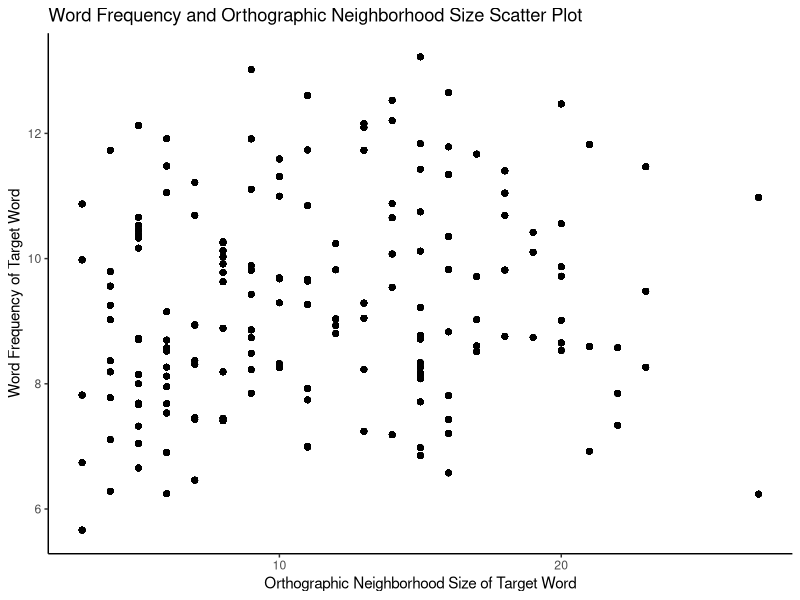
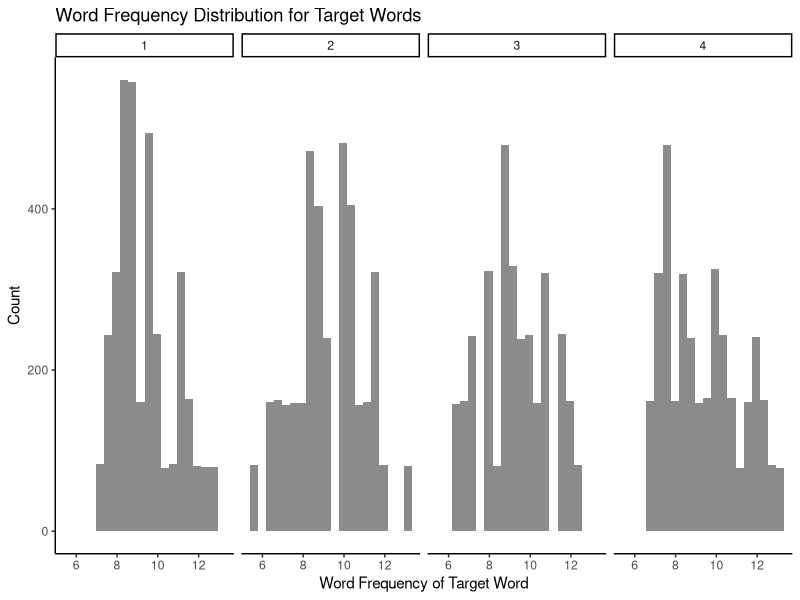
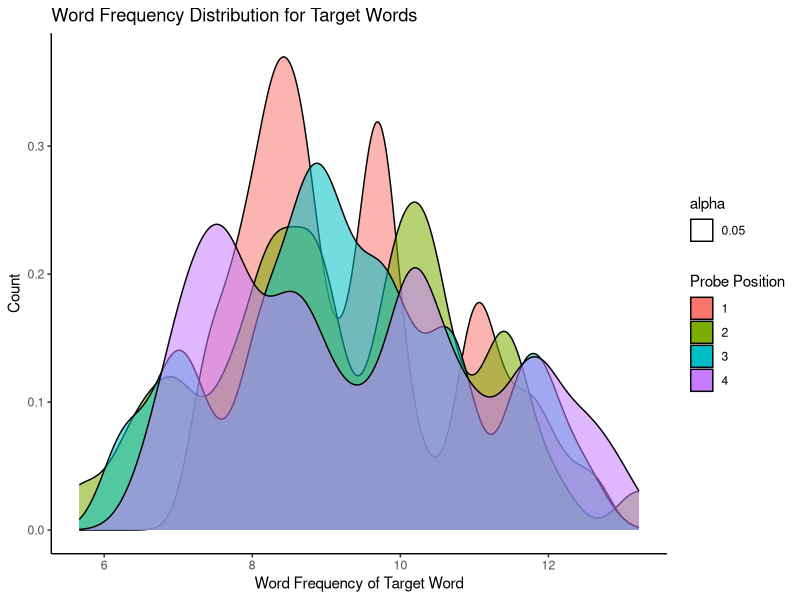
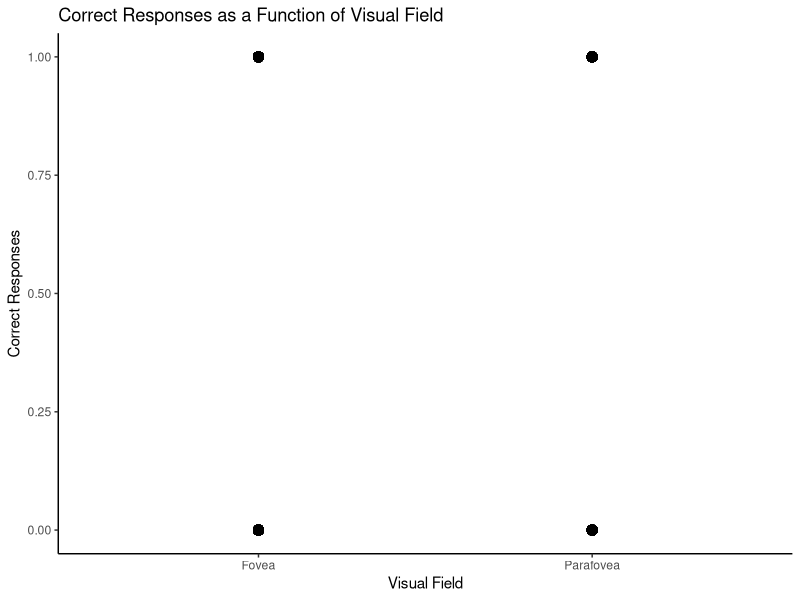
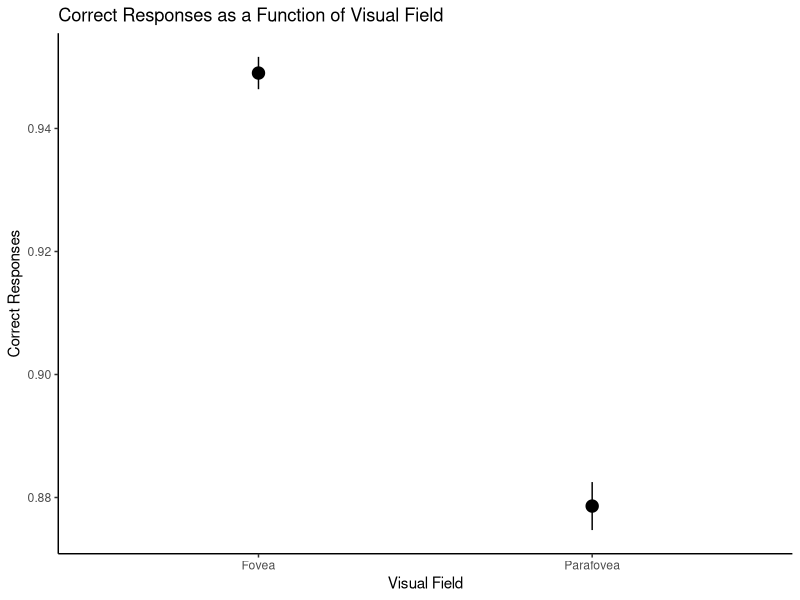
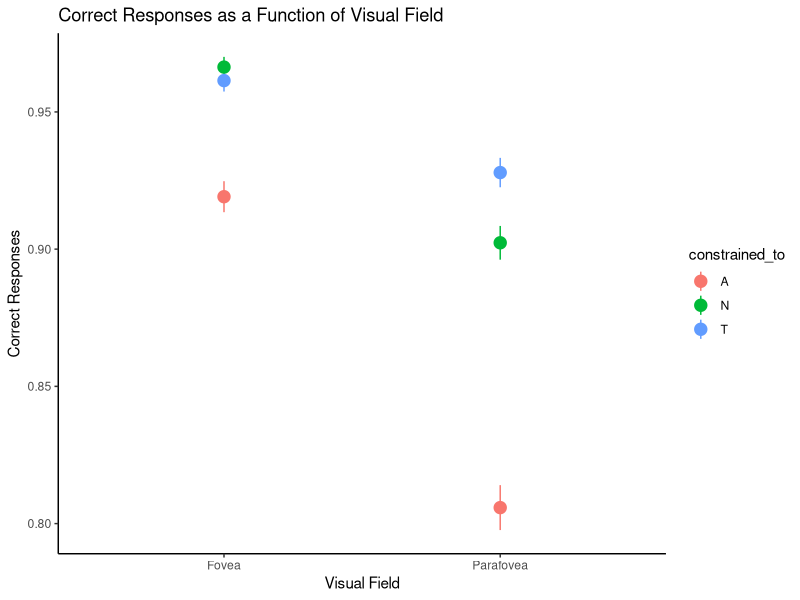
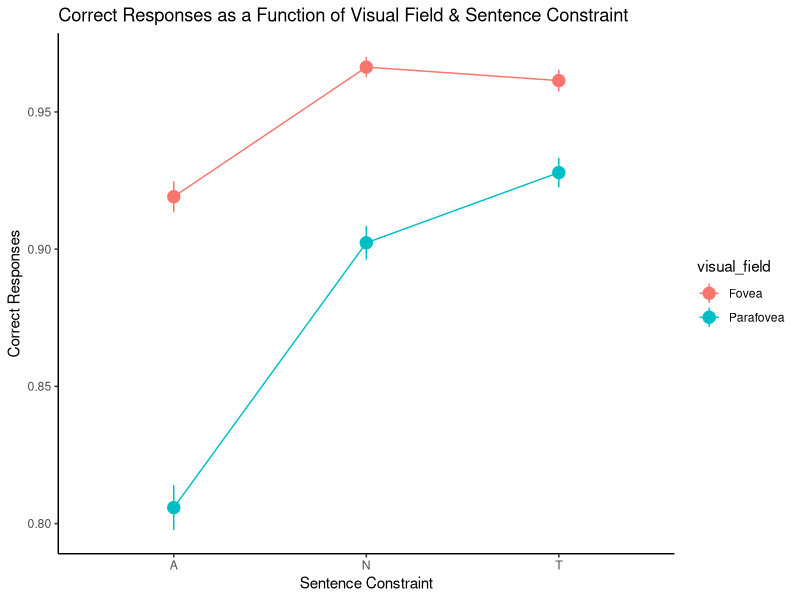

Generate these figures, in order, with R:
## ---- chunk 1

knitr::opts_chunk$set(echo = TRUE)

if(!require(knitr)){
    install.packages("knitr")
}
library(knitr)

if(!require(kableExtra)){
    install.packages("kableExtra")
}
library(kableExtra)

library(tidyverse)

mydata = read_csv("TopGown_Data.csv", skip_empty_rows = TRUE)
## ---- chunk 2

mydata %>% ggplot(aes(x = OrthoN_T, y = Freq_T)) + # this defines the x and y axes of the plot
  geom_point() + # this adds geometric objects
  theme_update(plot.title = element_text(hjust = 0.5)) + # this line centers the title
  xlab("Orthographic Neighborhood Size of Target Word") + # this line sets the label for x-axis
  ylab("Word Frequency of Target Word") + # this line sets the label for y-axis
  ggtitle("Word Frequency and Orthographic Neighborhood Size Scatter Plot") + # this sets the title for the plot 
  theme_classic() # this sets the theme for the plot
## ---- chunk 3

mydata %>% ggplot(aes(x = Freq_T)) + 
  geom_histogram(bins = 20, alpha = .7) + 
  xlab("Word Frequency of Target Word") + 
  ylab("Count") + 
  ggtitle("Word Frequency Distribution for Target Words") + 
  facet_grid(~probe_position) +
  theme_classic() 
  

## ---- chunk 4

mydata %>% ggplot(aes(x = Freq_T)) + 
  geom_density(aes(fill = factor(probe_position), alpha = 0.05)) + 
  xlab("Word Frequency of Target Word") + 
  ylab("Count") + 
  ggtitle("Word Frequency Distribution for Target Words") + 
  scale_fill_discrete(name = "Probe Position", labels = c("1", "2", "3", "4")) +
  theme_classic() 

## ---- chunk 5

mydata %>% ggplot(aes(x = visual_field, y = accuracy)) + 
  geom_point(size = 3) + 
  xlab("Visual Field") + 
  ylab("Correct Responses") + 
  ggtitle("Correct Responses as a Function of Visual Field") + 
  theme_classic() 

# stat_summary(fun.data = "mean_se", geom = "pointrange")

## ---- chunk 6

mydata %>% ggplot(aes(x = visual_field, y = accuracy)) + 
  stat_summary(fun.data = "mean_se", geom = "pointrange", size = .8) + 
  xlab("Visual Field") + 
  ylab("Correct Responses") + 
  ggtitle("Correct Responses as a Function of Visual Field") + 
  theme_classic() 

## ---- chunk 7

mydata %>% ggplot(aes(x = visual_field, y = accuracy, color = constrained_to)) + 
  stat_summary(fun.data = "mean_se", geom = "pointrange", size = .8) + 
  xlab("Visual Field") + 
  ylab("Correct Responses") + 
  ggtitle("Correct Responses as a Function of Visual Field") + 
  theme_classic() 

## ---- chunk 8

mydata %>% ggplot(aes(x = constrained_to, y = accuracy, color = visual_field)) + 
  stat_summary(fun.data = "mean_se", geom = "pointrange", size = .8) + 
  stat_summary(geom = "line", fun.y = "mean", aes(group = visual_field))+
  xlab("Sentence Constraint") + 
  ylab("Correct Responses") + 
  ggtitle("Correct Responses as a Function of Visual Field & Sentence Constraint") + 
  theme_classic() 
